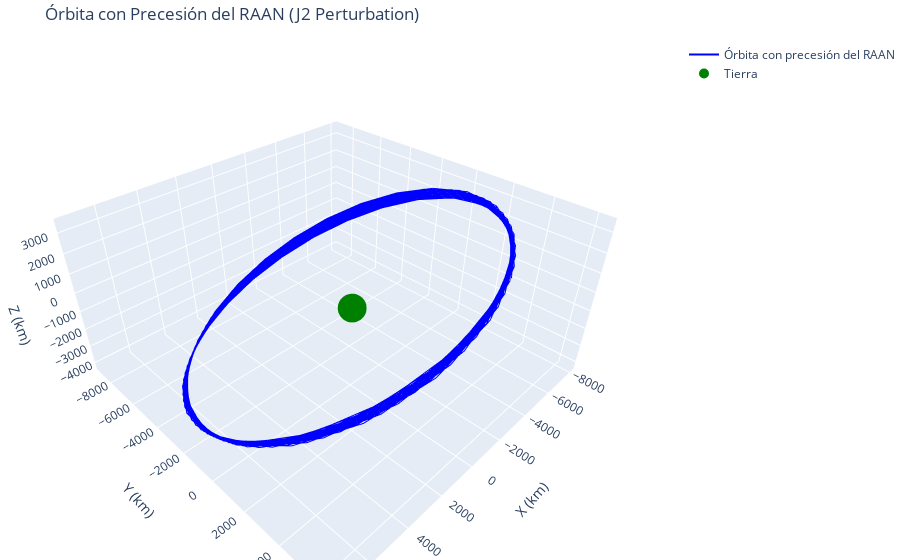

Notebook source saved alongside this figure:
### Code cell
# Definir la órbita inicial
r0 = np.array([-2384.46, 5729.01, 3050.46]) * u.km
v0 = np.array([-7.36138, -2.98997, 1.64354]) * u.km / u.s
orbit = Orbit.from_vectors(Earth, r0, v0)

# Intervalo de tiempo para propagar (48 horas)
tofs = TimeDelta(np.linspace(0, 48 * u.h, num=500))

# Función de perturbación con J2
def f(t0, state, k):
    du_kep = func_twobody(t0, state, k)
    ax, ay, az = J2_perturbation(
        t0, state, k, J2=Earth.J2.value, R=Earth.R.to(u.km).value
    )
    du_ad = np.array([0, 0, 0, ax, ay, az])
    return du_kep + du_ad

# Propagar la órbita con perturbación
rr, vv = orbit.to_ephem(
    EpochsArray(orbit.epoch + tofs, method=CowellPropagator(f=f))
).rv()

# Extraer coordenadas X, Y, Z
x, y, z = rr[:, 0].to_value(u.km), rr[:, 1].to_value(u.km), rr[:, 2].to_value(u.km)

# Crear gráfico 3D con Plotly
fig = go.Figure()

# Agregar la trayectoria orbital
fig.add_trace(go.Scatter3d(
    x=x, y=y, z=z,
    mode='lines',
    line=dict(color='blue', width=2),
    name="Órbita con precesión del RAAN"
))

# Agregar la Tierra
fig.add_trace(go.Scatter3d(
    x=[0], y=[0], z=[0],
    mode='markers',
    marker=dict(size=10, color='green'),
    name="Tierra"
))

# Configuración del gráfico
fig.update_layout(
    title="Órbita con Precesión del RAAN (J2 Perturbation)",
    scene=dict(
        xaxis_title='X (km)',
        yaxis_title='Y (km)',
        zaxis_title='Z (km)',
        aspectmode="auto"
    ),
    margin=dict(l=0, r=0, b=0, t=40)
)

fig.show()

### Figure 1 — Plotly figure (JSON) as saved in the notebook; plotly's stock layout.template omitted (floating-point values rounded to 4 significant figures; data arrays with more than 128 entries replaced by an {"elided": "..."} marker saying what was removed)
{"data": [{"line": {"color": "blue", "width": 2}, "mode": "lines", "name": "Órbita con precesión del RAAN", "type": "scatter3d", "x": {"elided": "500 float values"}, "y": {"elided": "500 float values"}, "z": {"elided": "500 float values"}}, {"marker": {"color": "green", "size": 10}, "mode": "markers", "name": "Tierra", "type": "scatter3d", "x": [0], "y": [0], "z": [0]}], "layout": {"margin": {"b": 0, "l": 0, "r": 0, "t": 40}, "scene": {"aspectmode": "auto", "xaxis": {"title": {"text": "X (km)"}}, "yaxis": {"title": {"text": "Y (km)"}}, "zaxis": {"title": {"text": "Z (km)"}}}, "title": {"text": "Órbita con Precesión del RAAN (J2 Perturbation)"}}}
